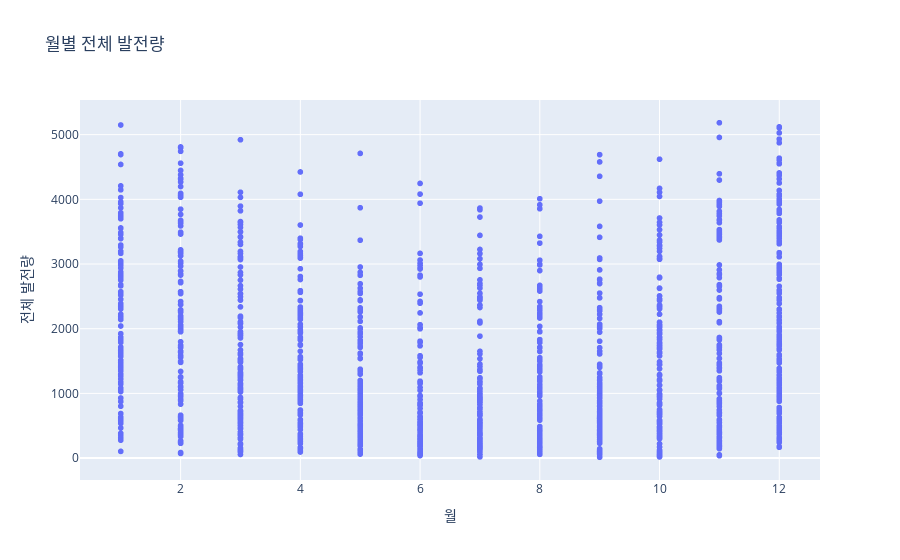
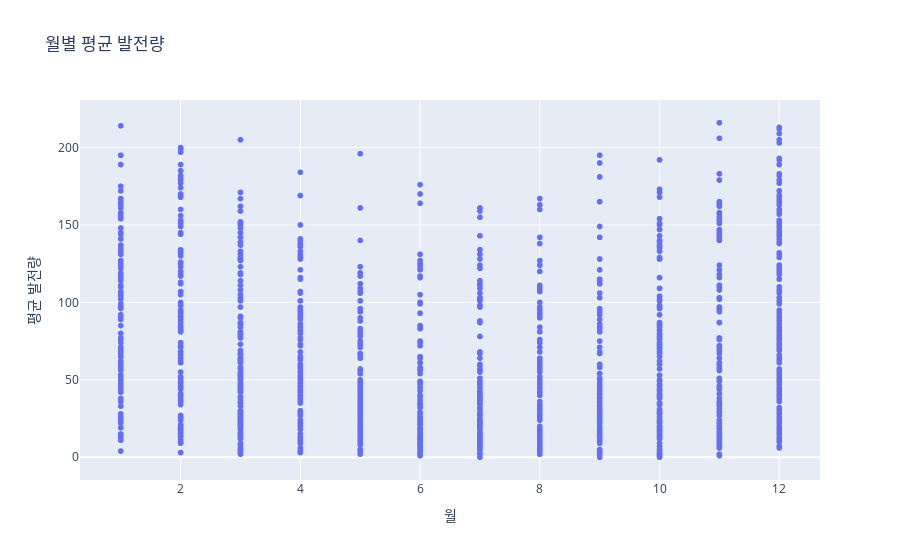

Write notebook code for charts like these, in order.
### Code cell
fig = px.scatter(df, x='월', y='전체 발전량', title='월별 전체 발전량')
fig.show()

fig = px.scatter(df, x='월', y='평균 발전량', title='월별 평균 발전량')
fig.show()

### Figure 1 — Plotly figure (JSON) as saved in the notebook; plotly's stock layout.template omitted (floating-point values rounded to 4 significant figures; data arrays with more than 128 entries replaced by an {"elided": "..."} marker saying what was removed)
{"data": [{"hovertemplate": "월=%{x}<br>전체 발전량=%{y}<extra></extra>", "legendgroup": "", "marker": {"color": "#636efa", "symbol": "circle"}, "mode": "markers", "name": "", "showlegend": false, "type": "scattergl", "x": {"elided": "1492 int values"}, "xaxis": "x", "y": {"elided": "1492 int values"}, "yaxis": "y"}], "layout": {"legend": {"tracegroupgap": 0}, "title": {"text": "월별 전체 발전량"}, "xaxis": {"anchor": "y", "domain": [0, 1], "title": {"text": "월"}}, "yaxis": {"anchor": "x", "domain": [0, 1], "title": {"text": "전체 발전량"}}}}

### Figure 2 — Plotly figure (JSON) as saved in the notebook; plotly's stock layout.template omitted (floating-point values rounded to 4 significant figures; data arrays with more than 128 entries replaced by an {"elided": "..."} marker saying what was removed)
{"data": [{"hovertemplate": "월=%{x}<br>평균 발전량=%{y}<extra></extra>", "legendgroup": "", "marker": {"color": "#636efa", "symbol": "circle"}, "mode": "markers", "name": "", "showlegend": false, "type": "scattergl", "x": {"elided": "1492 int values"}, "xaxis": "x", "y": {"elided": "1492 int values"}, "yaxis": "y"}], "layout": {"legend": {"tracegroupgap": 0}, "title": {"text": "월별 평균 발전량"}, "xaxis": {"anchor": "y", "domain": [0, 1], "title": {"text": "월"}}, "yaxis": {"anchor": "x", "domain": [0, 1], "title": {"text": "평균 발전량"}}}}
